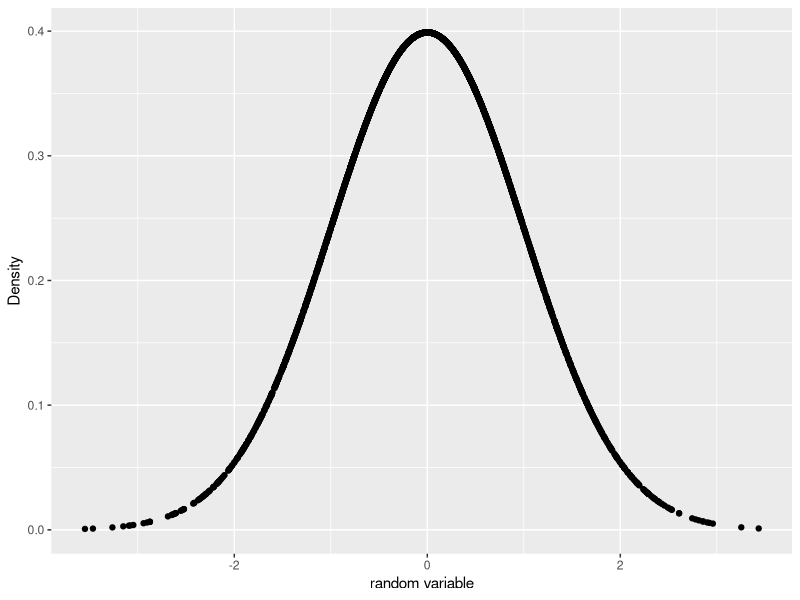
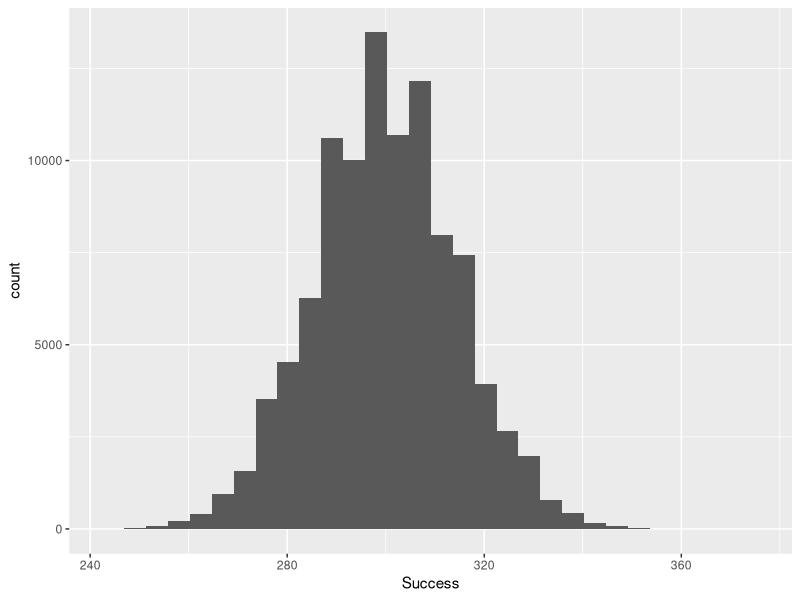
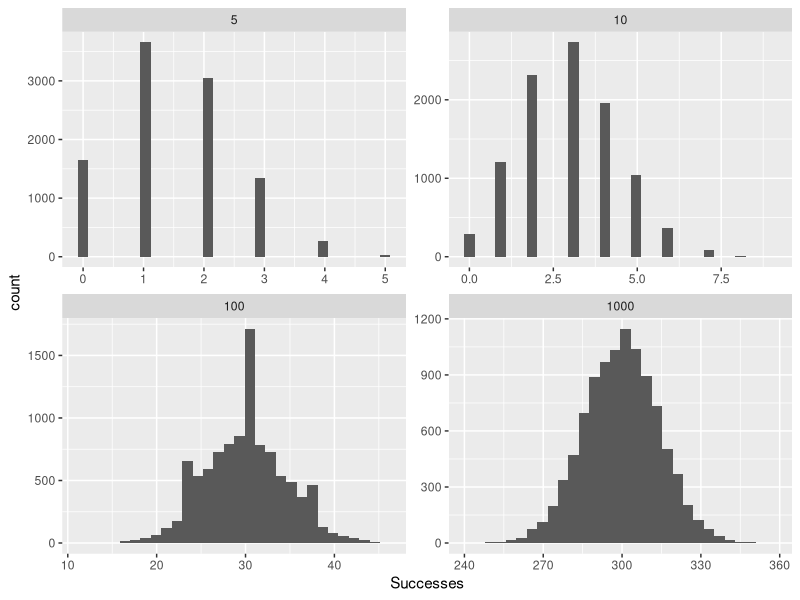
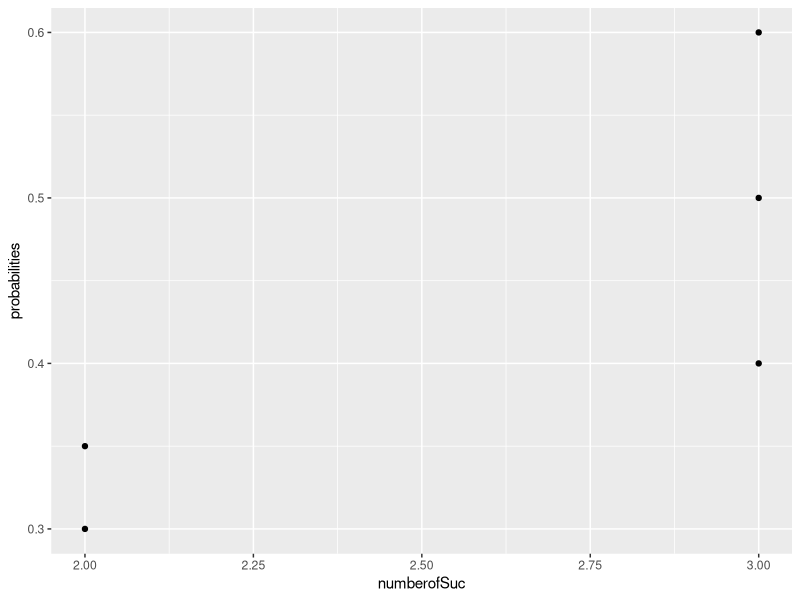
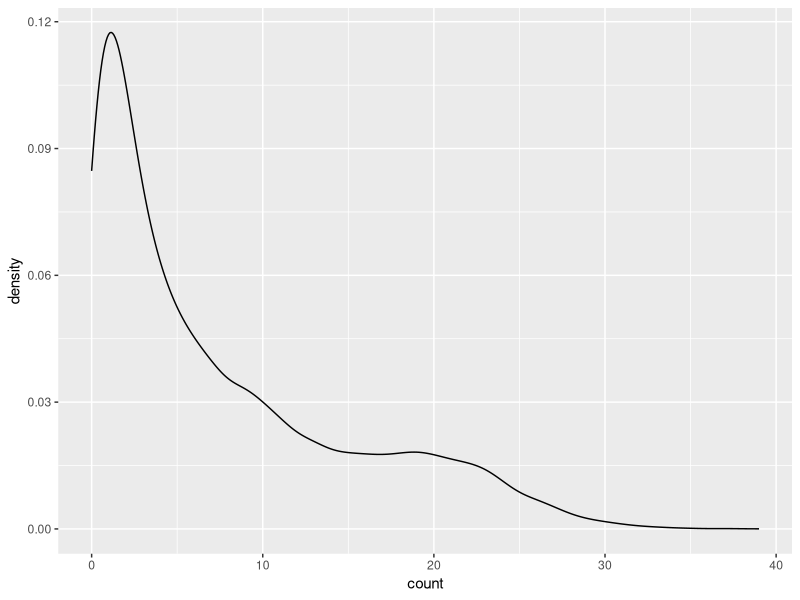
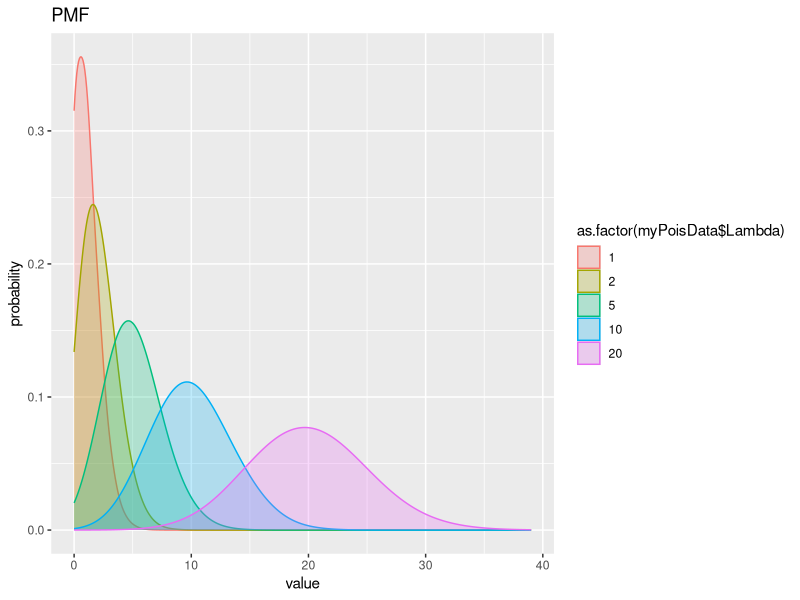

The R script that drew these images, in order:
#####################################
#Basics Statistics, Drawing Numbers From Probability Distributions
#author : Z.B.Celik
#Date   : 06/23/2014
#####################################
#1- Normal Distribution
#functions: rnorm(), dnorm(), pnorm(), qnorm()
require (ggplot2)
randomNormalDist <- rnorm(3000) #~N(u=0,sd=1)
randomNormalDist
#check if our data comes from a normal dist, normality test by shapiro-wilk
shapiro.test(randomNormalDist)

randomNormalDensity <- dnorm(randomNormalDist)
randomNormalDensity
myData <- data.frame(randomNormalDist,randomNormalDensity)
colnames(myData) <- c("x","probability")
myData
graph <- ggplot(data=myData, aes(x=x,y=probability)) 
graph <- graph + labs(x="random variable", y="Density")
graph + geom_point()

pnorm(c(-2,-3,0,2,3))

myrandomNumbersNormal5 <- rnorm(5)
myrandomNumbersNormal5
pnorm(myrandomNumbersNormal5)
qnorm(pnorm(myrandomNumbersNormal5))
identical(myrandomNumbersNormal5, qnorm(pnorm(myrandomNumbersNormal5)))

#2-Binomial Distribution, rbinom(), dbinom(), pbinom(), qbinom()
#interpretation: how many successes will be drawn out of 10 trials
rbinom(n = 2, size = 10, prob = 0.5)
#interpretation: how many successes will be drawn out of 1 trial
rbinom(n=10, size=1, prob=0.4)
#let's plot 
binomData <- data.frame(Success=rbinom(n=100000, size=1000, prob=0.3))
ggplot(binomData, aes(x=Success)) + geom_histogram()
#we can visuallize better
binom5 <- data.frame(Successes=rbinom(n=10000,size=5,prob=0.3), size=5)
head(binom5,n=5)
NROW(binom5)
binom10 <- data.frame(Successes=rbinom(n=10000,size=10,prob=0.3),size=10)
binom100 <- data.frame(Successes=rbinom(n=10000,size=100,prob=0.3),size=100)
binom1000 <- data.frame(Successes=rbinom(n=10000,size=1000,prob=0.3),size=1000)
binomAll <- rbind(binom5,binom10,binom100,binom1000)
head (binomAll, n=10)
binomAll
tail(binomAll,n=10)
ggplot(binomAll, aes(x=Successes)) + geom_histogram() + facet_wrap(~size, scales="free")

#dbinom, pbinom,qbinom
dbinom(x=3,size=10,p=0.3)
pbinom(q = 3, size=10, p=0.3)
pbinom(q = 10, size=10, p=0.3)#cdf should be 1, let's check it
qbinom(p=0.26, size=10,prob=0.3)
qbinom(p = c(.3, .35, .4, .5, .6), size=10 ,prob = 0.3)
myData <- data.frame(numberofSuc=qbinom(p = c(.3, .35, .4, .5, .6), size=10 ,prob = 0.3))
myData$probabilities <- c(.3, .35, .4, .5, .6)
myData
ggplot(myData, aes(x=numberofSuc,y=probabilities)) + geom_point()

#some tests
myData <- data.frame(numberofSuc=qbinom(p = c(.3, .35, .4, .5, .6), size=10 ,prob = 0.3), probabilities=c(.3, .35, .4, .5, .6))
sum(myData$numberofSuc)

#3-Poisson Distribution, counting incidents.rpois() ,dpois() ,qpoins() ,ppois()

pois1 <- data.frame (count=rpois( n=10000, lambda = 1),Lambda=1)
head (pois1)
pois2 <- data.frame (count=rpois (n=10000, lambda = 2), Lambda=2)
tail(pois2)
pois5 <- data.frame (count=rpois(n=10000, lambda = 5), Lambda=5)
head (pois5)
pois10 <- data.frame (count=rpois(n=10000, lambda = 10), Lambda=10)
pois20 <- data.frame (count=rpois(n=10000, lambda = 20), Lambda=20)

myPoisData <- rbind(pois1, pois2, pois5, pois10, pois20)

head (myPoisData, n=25)
tail(myPoisData, n=25)
ggplot (myPoisData, aes(x=count)) + geom_density()


color<-as.factor(myPoisData$Lambda)

ggplot (myPoisData, aes(x=count)) +
    geom_density ( aes (group = Lambda, fill=as.factor(myPoisData$Lambda),color= as.factor(myPoisData$Lambda)) ,adjust=4,  alpha=1/4) +
    scale_color_discrete() +
    scale_fill_discrete() + ggtitle ("PMF") + xlab("value") +ylab("probability")

